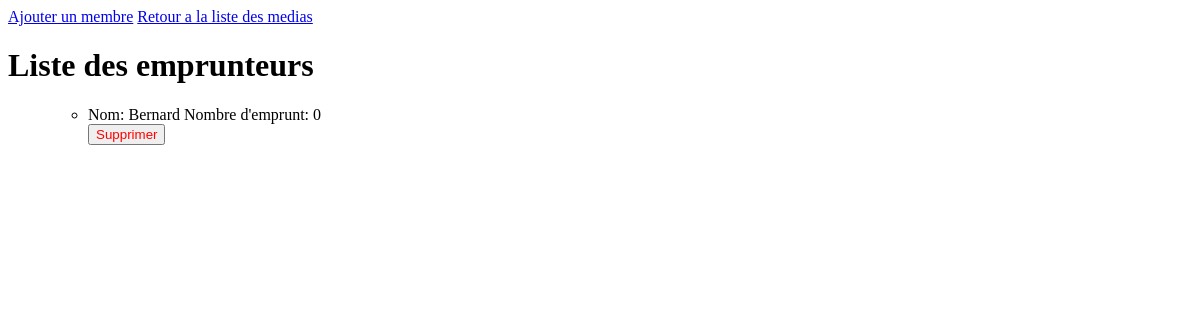
The app's page /bibliothecaire/emprunteurs/, older data.
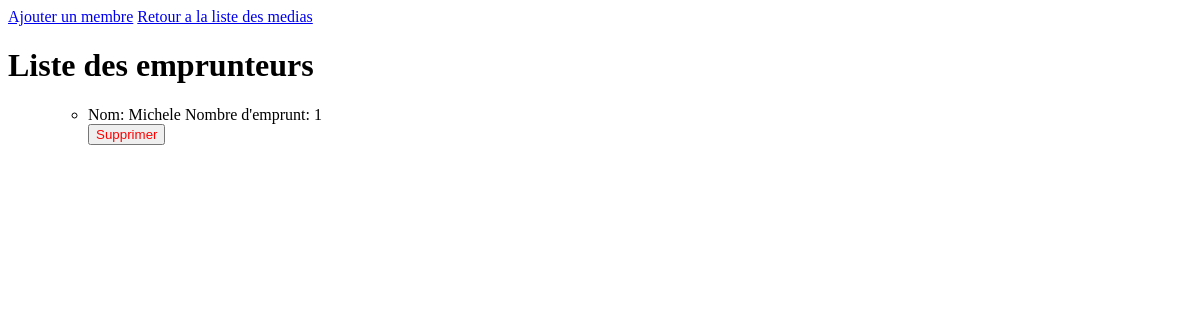
The same page, newer data.
### bibliothecaire/models.py (models this page shows, shortened)
class Emprunteur(models.Model):
    name = models.fields.CharField(max_length=150)
    NombreEmprunt = models.fields.IntegerField()
    EmpruntPossible = models.fields.BooleanField(blank=True, null=True)

### bibliothecaire/views.py (the view)
# urls.py: path('emprunteurs/', views.listeemprunteur, name='liste_emprunteurs'),
def listeemprunteur(request):
    emprunteurs = Emprunteur.objects.all()
    return render(request, 'emprunteurs/list.html',
                  {'emprunteurs': emprunteurs})

### bibliothecaire/templates/emprunteurs/list.html (shortened to what this page needs)
<html>
    <a href="{% url 'ajout_membre' %}">Ajouter un membre</a>
    <a href="{% url 'listes_media' %}">Retour a la liste des medias</a>
    <h1>Liste des emprunteurs</h1>
    <ul>
        <ul>
            {% for emprunteur in emprunteurs %}
            <li>Nom: {{ emprunteur.name }} Nombre d'emprunt: {{ emprunteur.NombreEmprunt }}
                <form action="{% url 'supprimer_membre' emprunteur.id %}" method="post">
                    <button type="submit" style="color: red;">Supprimer</button>
                </form>
            </li>
            {% endfor %}
        </ul>
    </ul>
</html>

Row changes from the older to the newer data that the page shows:
removed Emprunteur: name "Bernard", NombreEmprunt "0"
added Emprunteur: name "Michele", NombreEmprunt "1"
